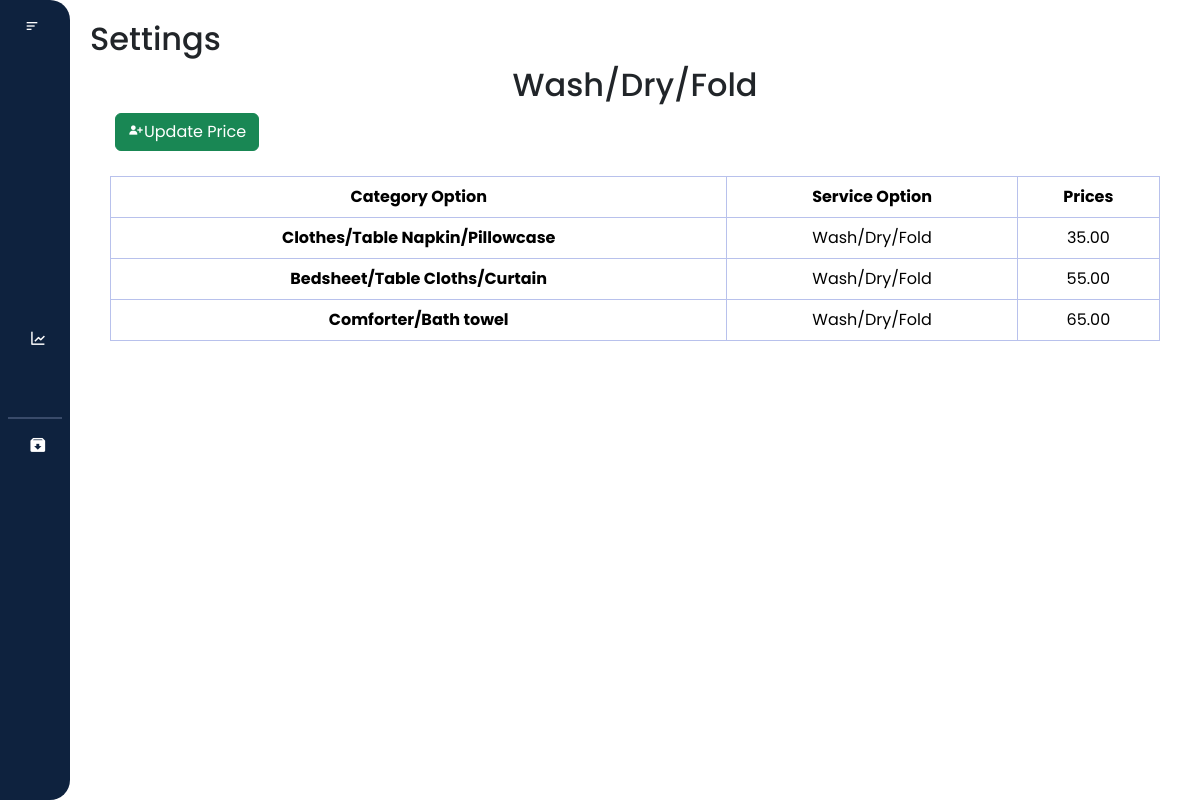
/laundry_system/main/settings/categ1/categ1.php, run on the app's committed database.
### tables this page shows
CREATE TABLE `service_category_price` (
  `id` int(255) NOT NULL,
  `service_id` int(255) NOT NULL,
  `category_id` int(255) NOT NULL,
  `price` decimal(65,2) NOT NULL
);

CREATE TABLE `category` (
  `category_id` int(255) NOT NULL,
  `laundry_category_option` varchar(255) NOT NULL
);

CREATE TABLE `service` (
  `service_id` int(255) NOT NULL,
  `laundry_service_option` varchar(100) NOT NULL
);

### laundry_system/main/settings/categ1/categ1.php (the view, shortened to what this page needs)
<?php
$conn = new mysqli('localhost', 'root', '', 'laundry_db');
$sql = "SELECT scp.price, c.laundry_category_option, s.laundry_service_option
        FROM service_category_price scp
        JOIN category c ON scp.category_id = c.category_id
        JOIN service s ON scp.service_id = s.service_id
        WHERE s.service_id = 1";
$result = $conn->query($sql);
$prices = [];
if ($result) {
    while ($row = $result->fetch_assoc()) {
        $prices[] = $row;
    }
} else {
    die("Query Failed: " . $conn->error);
}
?>
<!DOCTYPE html>
<html lang="en">
<head>
    <link rel="stylesheet" href="https://cdn.jsdelivr.net/npm/bootstrap@5.3.3/dist/css/bootstrap.min.css">
    <link rel="stylesheet" href="categ1.css">
    <link href="https://cdn.lineicons.com/4.0/lineicons.css" rel="stylesheet" />
    <link href='https://unpkg.com/boxicons@2.1.4/css/boxicons.min.css' rel='stylesheet'>
</head>
<body>
    <div class="wrapper">
    <aside id="sidebar">
            <div class="d-flex">
                <button id="toggle-btn" type="button">
                    <i class="bx bx-menu-alt-left"></i>
                </button>
            </div>
            <ul class="sidebar-nav">
                <li class="sidebar-item">
                    <a href="/laundry_system/main/dashboard/dashboard.php" class="sidebar-link">
                    </a>
                </li>
                <li class="sidebar-item">
                    <a href="/laundry_system/main/my_profile/profile.php" class="sidebar-link">
                    </a>
                </li>
                <li class="sidebar-item">
                   <a href="/laundry_system/main/users/users.php" class="sidebar-link">
                    </a>
                </li>
                <li class="sidebar-item">
                    <a href="#" class="sidebar-link has-dropdown collapsed" data-bs-toggle="collapse"
                        data-bs-target="#records" aria-expanded="false" aria-controls="records">
                    </a>
                </li>
                <li class="sidebar-item">
                    <a href="/laundry_system/main/transaction/transaction.php" class="sidebar-link">
                    </a>
                </li>
                <li class="sidebar-item">
                    <a href="/laundry_system/main/sales_report/report.php" class="sidebar-link">
                        <i class='bx bx-line-chart'></i>
                    </a>
                </li>
                <li class="sidebar-item">
                    <a href="/laundry_system/main/settings/settings.php" class="sidebar-link">
                    </a>
                </li>
                <hr style="border: 1px solid #b8c1ec; margin: 8px">
                    <li class="sidebar-item">
                        <a href="/laundry_system/main/archived/archived.php" class="sidebar-link">
                            <i class='bx bxs-archive-in'></i>
                        </a>
                    </li>
            </ul>
            <div class="sidebar-footer">
                <a href="#" class="sidebar-link">
                </a>
            </div>
        </aside>
        <div class="main-content">
            <nav>
                <div class="d-flex justify-content-between align-items-center">
                    <h2>Settings</h2>
                </div>
                <div class="text" style="text-align: center;" name="category">
                    <h2>Wash/Dry/Fold</h2>
                </div>
            </nav>
            <div class="box">
                    <form action="edit1.php" method="POST">
                        <button type="submit" class="btn btn-success" id="updatePriceButton">
                        <i class='bx bxs-user-plus'></i>Update Price</button>
                    </form>
            </div>
            <div class="table-responsive">
                <table class="table table-bordered text-center">
                    <thead>
                        <tr class="bg-dark text-white">
                            <th>Category Option</th>
                            <th>Service Option</th>
                            <th>Prices</th>
                        </tr>
                    </thead>
                    <tbody>
                        <?php
                            foreach ($prices as $row) {
                            $laundry_category_option = $row['laundry_category_option'];
                            $laundry_service_option = $row['laundry_service_option'];
                            $price = $row['price'];
                            echo '<tr>
                                  <th scope="row">' . $laundry_category_option . '</th>
                                  <td>' . $laundry_service_option . '</td>
                                  <td>' . $price . '</td>
                                  </tr>';
                                }
                            ?>
                    </tbody>
                </table>
            </div>
        </div>
    </div>
</body>
</html>

### laundry_system/main/settings/categ1/categ1.css (style rules this page uses)
* { margin: 0; padding: 0; font-family: "Poppins", sans-serif; box-sizing: border-box; }
html { scroll-behavior: smooth; }
a { text-decoration: none; }
li { list-style: none; }
.wrapper { display: flex; width: 100%; height: 100vh; }
#sidebar { display: flex; width: 70px; min-width: 70px; z-index: 1000; transition: all 0.25s ease-in-out; flex-direction: column; background-color: #0e223e; border-radius: 0 20px 20px 0; }
#toggle-btn { background-color: transparent; cursor: pointer; border: 0; padding: 1rem 1.5rem; }
#toggle-btn i { font-size: 1.5 rem; color: #fff; }
.sidebar-nav { padding: 2rem 0; flex: 1 1 auto; }
a.sidebar-link { padding: 0.625rem 1.625rem; color: #fff; display: block; font-size: 0.9rem; white-space: nowrap; border-left: 3px solid transparent; text-decoration: none; }
.sidebar-link i { font-size: 1.1rem; margin-right: 0.75rem; }
.sidebar-item { position: relative; }
.main-content { flex: 1; overflow-y: auto; padding: 20px; transition: margin-left 0.5s ease; }
.table-responsive { padding: 20px; }
.table { width: 100%; border-collapse: collapse; border: #b8c1ec; margin: 0; }
th, td { border: 1px solid #b8c1ec; padding: 8px; text-align: center; }
.box { display: flex; flex-direction: row; margin: 5px; padding: 0 20px; }

### data on the page
service_category_price: category.laundry_category_option "Clothes/Table Napkin/Pillowcase", service.laundry_service_option "Wash/Dry/Fold", price "35.00"
service_category_price: category.laundry_category_option "Bedsheet/Table Cloths/Curtain", service.laundry_service_option "Wash/Dry/Fold", price "55.00"
service_category_price: category.laundry_category_option "Comforter/Bath towel", service.laundry_service_option "Wash/Dry/Fold", price "65.00"
